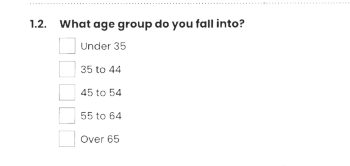
#> input picture runtime_assistants/design_assistant/grid_assistant/samples/Single column grid.png, 350 x 166 px
$ python -i rectangle_detector.py   (imports and definitions only)
#> lines starting #> are read from the running program, lines starting #| are printed output that depends on the picture; after the words box and inside, x2 and y2 are one past the last pixel; in counts of white or black regions, pixels touching at a corner belong together
#> further down, picture is the input picture: shape (166, 350, 3); min 44, max 255, mean 251.2
import cv2
import numpy as np
import logging

logger = logging.getLogger(__name__)


def detect_rectangles(image_cv, min_area=500, max_area=50000, epsilon_factor=0.02):
    """
    Detect rectangles in an image using contour detection.

    Args:
        image_cv: OpenCV image (BGR format)
        min_area: Minimum contour area to consider
        max_area: Maximum contour area to consider
        epsilon_factor: Approximation accuracy factor for contour simplification

    Returns:
        List of rectangles as tuples (x, y, width, height)
    """
    rectangles = []

    # Convert to grayscale
    gray = cv2.cvtColor(image_cv, cv2.COLOR_BGR2GRAY)

    # Apply Gaussian blur to reduce noise
    blurred = cv2.GaussianBlur(gray, (5, 5), 0)

    # Apply adaptive thresholding
    thresh = cv2.adaptiveThreshold(
        blurred, 255, cv2.ADAPTIVE_THRESH_GAUSSIAN_C,
        cv2.THRESH_BINARY_INV, 11, 2
    )

    # Apply morphological operations to clean up
    kernel = cv2.getStructuringElement(cv2.MORPH_RECT, (3, 3))
    morph = cv2.morphologyEx(thresh, cv2.MORPH_CLOSE, kernel)

    # Find contours
    contours, hierarchy = cv2.findContours(
        morph, cv2.RETR_TREE, cv2.CHAIN_APPROX_SIMPLE
    )

    logger.info(f"Found {len(contours)} contours")

    # Process each contour
    for i, contour in enumerate(contours):
        # Calculate area
        area = cv2.contourArea(contour)

        # Filter by area
        if area < min_area or area > max_area:
            continue

        # Approximate the contour to a polygon
        perimeter = cv2.arcLength(contour, True)
        approx = cv2.approxPolyDP(contour, epsilon_factor * perimeter, True)

        # Check if the polygon has 4 vertices (rectangle)
        if len(approx) == 4:
            # Get bounding rectangle
            x, y, w, h = cv2.boundingRect(approx)

            # Additional filtering: aspect ratio check
            aspect_ratio = float(w) / h if h > 0 else 0
            if 0.1 < aspect_ratio < 10:  # Reasonable aspect ratio
                rectangles.append((x, y, w, h))
                logger.debug(f"Detected rectangle: ({x}, {y}, {w}, {h}), area={area}")

    logger.info(f"Detected {len(rectangles)} rectangles")
    return rectangles


def detect_rectangles_multi_method(image_cv, min_area=500, max_area=50000):
    """
    Detect rectangles using multiple methods and combine results.

    Args:
        image_cv: OpenCV image (BGR format)
        min_area: Minimum contour area to consider
        max_area: Maximum contour area to consider

    Returns:
        List of rectangles as tuples (x, y, width, height)
    """
#> called with min_area = 500, max_area = 50000
    all_rectangles = []

    # Method 1: Standard edge detection with Canny
    gray = cv2.cvtColor(image_cv, cv2.COLOR_BGR2GRAY)
    blurred = cv2.GaussianBlur(gray, (5, 5), 0)
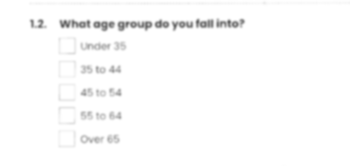
#> blurred: shape (166, 350); min 100, max 255, mean 251.2
    edges = cv2.Canny(blurred, 50, 150)
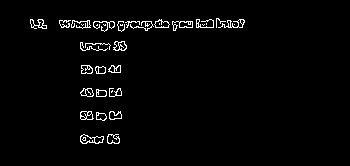
#> edges: shape (166, 350); 2.4% white in thin lines or dots, all inside (x1, y1, x2, y2) = (30, 18, 245, 144)

    # Dilate edges to connect nearby contours
    kernel = cv2.getStructuringElement(cv2.MORPH_RECT, (3, 3))
    dilated = cv2.dilate(edges, kernel, iterations=2)
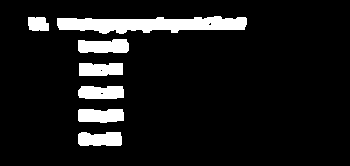
#> dilated: shape (166, 350); 9.4% white; 7 white regions

    contours, _ = cv2.findContours(dilated, cv2.RETR_TREE, cv2.CHAIN_APPROX_SIMPLE)
#> contours = 10 contours, 3 with area under 20; largest, box (x1, y1, x2, y2) and area: (57, 16, 247, 34) 2136, (78, 39, 129, 53) 566, (78, 109, 124, 123) 517, (78, 132, 122, 146) 502, (78, 86, 124, 99) 496, (79, 63, 123, 76) 478, (28, 17, 49, 31) 233

    for contour in contours:
        area = cv2.contourArea(contour)
        if area < min_area or area > max_area:
            continue

        perimeter = cv2.arcLength(contour, True)
        approx = cv2.approxPolyDP(contour, 0.02 * perimeter, True)

        if len(approx) == 4:
            x, y, w, h = cv2.boundingRect(approx)
            aspect_ratio = float(w) / h if h > 0 else 0
            if 0.1 < aspect_ratio < 10:
                all_rectangles.append((x, y, w, h))
#> this loop made 10 passes
#> (area, perimeter, approx, x, y, w, h, aspect_ratio) on passes 1 to 2: (502.5, 113.2, [[78, 134], [80, 145], [121, 144], [120, 132]], 78, 132, 44, 14, 3.14), (517, 114.1, [[78, 110], [79, 121], [123, 120], [122, 109]], 78, 109, 46, 13, 3.54)
#> area on passes 3, 5, 8: 496, 478, 233
#> after the loop, all_rectangles = [(78, 132, 44, 14), (78, 109, 46, 13)]

    # Method 2: Adaptive thresholding (from detect_rectangles)
    all_rectangles.extend(detect_rectangles(image_cv, min_area, max_area))
#> in detect_rectangles, `thresh = cv2.adaptiveThreshold( blurred, 255, cv2.ADAPTIVE_THRESH_GAUS..`:
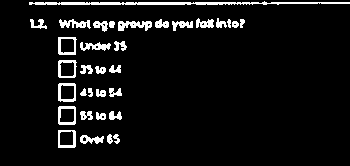
#> thresh: shape (166, 350); 6.5% white; 33 white regions, largest, box (x1, y1, x2, y2) and area: (29, 1, 350, 5) 804, (118, 21, 152, 31) 211, (59, 19, 91, 29) 175
#> in detect_rectangles, `morph = cv2.morphologyEx(thresh, cv2.MORPH_CLOSE, kernel)`:
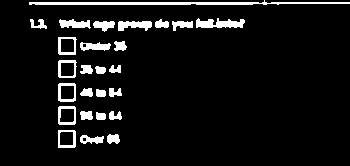
#> morph: shape (166, 350); 7.2% white; 26 white regions
#> in detect_rectangles, `contours, hierarchy = cv2.findContours( morph, cv2.RETR_TREE, cv2.CHAI..`: contours = 33 contours, 2 with area under 20; largest, box (x1, y1, x2, y2) and area: (29, 0, 350, 5) 536, (58, 106, 76, 125) 304, (58, 83, 76, 102) 302, (58, 60, 77, 78) 290, (58, 37, 77, 55) 290
#> the loop in detect_rectangles, `for i, contour in enumerate(contours):` made 33 passes
#> area on passes 1, 3, 4, 5, 6, 7, 8, 9, 10, 11, 12, 13: 120, 85, 288, 192.5, 54, 61, 80, 304, 197, 55, 62, 69
#> (area, perimeter, approx) on pass 33: (535.5, 651.2, [[349, 2], [29, 4]])
#> after the loop in detect_rectangles, `for i, contour in enumerate(contours):`: rectangles = []

    # Remove duplicates (rectangles that are very close to each other)
    unique_rectangles = remove_duplicate_rectangles(all_rectangles)

    logger.info(f"Detected {len(unique_rectangles)} unique rectangles after deduplication")
    return unique_rectangles


def remove_duplicate_rectangles(rectangles, overlap_threshold=0.7):
    """
    Remove duplicate rectangles based on overlap.

    Args:
        rectangles: List of rectangles as (x, y, width, height)
        overlap_threshold: IoU threshold for considering rectangles as duplicates

    Returns:
        List of unique rectangles
    """
#> called with overlap_threshold = 0.7
    if not rectangles:
        return []

    # Sort by area (largest first)
    sorted_rects = sorted(rectangles, key=lambda r: r[2] * r[3], reverse=True)
#> sorted_rects = [(78, 132, 44, 14), (78, 109, 46, 13)]
    unique = []

    for rect in sorted_rects:
        is_duplicate = False
        for unique_rect in unique:
            if calculate_iou(rect, unique_rect) > overlap_threshold:
                is_duplicate = True
                break

        if not is_duplicate:
            unique.append(rect)
#> this loop made 2 passes
#> after the loop, unique = [(78, 132, 44, 14), (78, 109, 46, 13)]

    return unique


def calculate_iou(rect1, rect2):
    """
    Calculate Intersection over Union (IoU) between two rectangles.

    Args:
        rect1: Tuple (x, y, width, height)
        rect2: Tuple (x, y, width, height)

    Returns:
        IoU value (0 to 1)
    """
    x1, y1, w1, h1 = rect1
    x2, y2, w2, h2 = rect2

    # Calculate intersection
    x_left = max(x1, x2)
    y_top = max(y1, y2)
    x_right = min(x1 + w1, x2 + w2)
    y_bottom = min(y1 + h1, y2 + h2)

    if x_right < x_left or y_bottom < y_top:
        return 0.0

    intersection_area = (x_right - x_left) * (y_bottom - y_top)

    # Calculate union
    rect1_area = w1 * h1
    rect2_area = w2 * h2
    union_area = rect1_area + rect2_area - intersection_area

    if union_area == 0:
        return 0.0

    return intersection_area / union_area

>>> import cv2
>>> picture = cv2.imread('runtime_assistants/design_assistant/grid_assistant/samples/Single column grid.png')
>>> result = detect_rectangles_multi_method(picture)
#> result = [(78, 132, 44, 14), (78, 109, 46, 13)]

$ run again, on runtime_assistants/design_assistant/grid_assistant/samples/Three-column grid.png
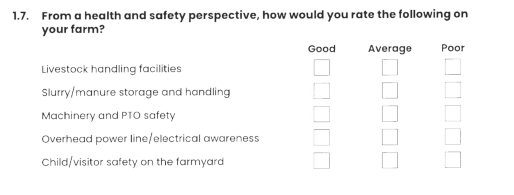
#> input picture runtime_assistants/design_assistant/grid_assistant/samples/Three-column grid.png, 514 x 195 px
#> picture is the input picture: shape (195, 514, 3); min 45, max 255, mean 248.1
#> in detect_rectangles_multi_method, `edges = cv2.Canny(blurred, 50, 150)`:
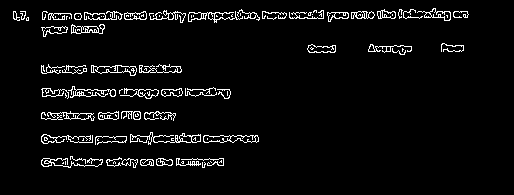
#> edges: shape (195, 514); 4.7% white in thin lines or dots, all inside (x1, y1, x2, y2) = (13, 8, 469, 168)
#> dilated: shape (195, 514); 18.1% white; 10 white regions
#> in detect_rectangles_multi_method, `contours, _ = cv2.findContours(dilated, cv2.RETR_TREE, cv2.CHAIN_APPRO..`: contours = 17 contours, 6 with area under 20; largest, box (x1, y1, x2, y2) and area: (39, 6, 471, 39) 5578, (39, 130, 261, 147) 2388, (39, 84, 233, 101) 2144, (39, 154, 226, 170) 2036, (39, 62, 184, 78) 1574
#> the loop in detect_rectangles_multi_method, `for contour in contours:` made 17 passes
#> (area, perimeter, approx, y, w, h, aspect_ratio) on passes 1, 3, 4, 5, 9: (2035.5, 423.3, [[39, 158], [41, 168], [225, 167], [225, 156]], 156, 187, 13, 14.38), (2387.5, 493.8, [[39, 134], [41, 145], [260, 143], [259, 133]], 133, 222, 13, 17.08), (1491.5, 310.7, [[39, 111], [43, 121], [177, 117], [160, 109]], 109, 139, 13, 10.69), (2143.5, 437.4, [[39, 87], [40, 98], [232, 96], [215, 85]], 85, 194, 14, 13.86), (1574, 331.7, [[39, 63], [40, 75], [183, 73], [171, 62]], 62, 145, 14, 10.36)
#> after the loop in detect_rectangles_multi_method, `for contour in contours:`: all_rectangles = []
#> thresh: shape (195, 514); 9.8% white; 78 white regions (1 under 20 px), largest, box (x1, y1, x2, y2) and area: (403, 8, 451, 21) 288, (41, 155, 92, 168) 282, (41, 111, 96, 122) 276
#> in detect_rectangles, `morph = cv2.morphologyEx(thresh, cv2.MORPH_CLOSE, kernel)`:
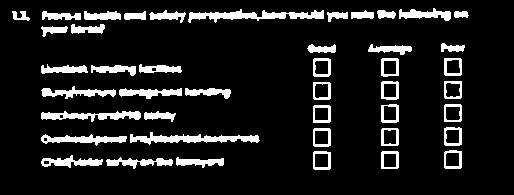
#> morph: shape (195, 514); 11.2% white; 44 white regions
#> in detect_rectangles, `contours, hierarchy = cv2.findContours( morph, cv2.RETR_TREE, cv2.CHAI..`: contours = 63 contours, 3 with area under 20; largest, box (x1, y1, x2, y2) and area: (188, 9, 324, 23) 687, (130, 132, 260, 145) 629, (41, 111, 141, 122) 483, (41, 134, 127, 146) 422, (41, 86, 116, 99) 348
#> the loop in detect_rectangles, `for i, contour in enumerate(contours):` made 63 passes
#> (area, perimeter, x, y, w, h, aspect_ratio) on pass 62: (687, 353.5, 188, 10, 136, 12, 11.33)
#> after the loop in detect_rectangles, `for i, contour in enumerate(contours):`: rectangles = []

$ run again, on runtime_assistants/design_assistant/grid_assistant/samples/framed three column grid.png
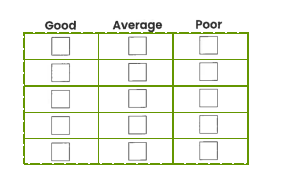
#> input picture runtime_assistants/design_assistant/grid_assistant/samples/framed three column grid.png, 285 x 188 px
#> picture is the input picture: shape (188, 285, 3); mean B, G, R 237.3, 245.2, 242.6
#> in detect_rectangles_multi_method, `edges = cv2.Canny(blurred, 50, 150)`:
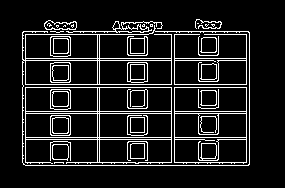
#> edges: shape (188, 285); 11.2% white in thin lines or dots, all inside (x1, y1, x2, y2) = (22, 19, 250, 166)
#> dilated: shape (188, 285); 37.5% white; 1 white region
#> in detect_rectangles_multi_method, `contours, _ = cv2.findContours(dilated, cv2.RETR_TREE, cv2.CHAIN_APPRO..`: contours = 46 contours; largest, box (x1, y1, x2, y2) and area: (20, 17, 252, 168) 33032, (220, 115, 245, 136) 478, (101, 115, 126, 136) 478, (220, 89, 245, 110) 478, (101, 89, 126, 110) 478
#> the loop in detect_rectangles_multi_method, `for contour in contours:` made 46 passes
#> (area, perimeter, approx, x, y, w, h, aspect_ratio) on pass 1: (33032.5, 794.7, [[251, 30], [21, 29], [21, 166], [250, 167]], 21, 29, 231, 139, 1.66)
#> after the loop in detect_rectangles_multi_method, `for contour in contours:`: all_rectangles = [(21, 29, 231, 139)]
#> thresh: shape (188, 285); 16.7% white; 18 white regions (1 under 20 px), largest, box (x1, y1, x2, y2) and area: (22, 22, 250, 166) 6282, (127, 62, 148, 82) 192, (44, 20, 77, 30) 191
#> in detect_rectangles, `morph = cv2.morphologyEx(thresh, cv2.MORPH_CLOSE, kernel)`:
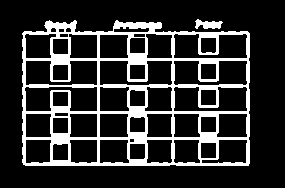
#> morph: shape (188, 285); 18.5% white; 2 white regions
#> in detect_rectangles, `contours, hierarchy = cv2.findContours( morph, cv2.RETR_TREE, cv2.CHAI..`: contours = 49 contours, 1 with area under 20; largest, box (x1, y1, x2, y2) and area: (22, 20, 250, 166) 30926, (173, 86, 248, 112) 1359, (173, 60, 248, 86) 1353, (173, 33, 248, 59) 1353, (99, 60, 173, 86) 1348
#> the loop in detect_rectangles, `for i, contour in enumerate(contours):` made 49 passes
#> (area, perimeter, approx, x, y, w, h, aspect_ratio) on passes 1, 6, 7, 8, 9: (30926.5, 808.5, [[22, 33], [23, 164], [248, 165], [247, 31]], 22, 31, 227, 135, 1.68), (579, 101.8, [[173, 140], [198, 139], [200, 162], [175, 163]], 173, 139, 28, 25, 1.12), (575.5, 100.4, [[146, 140], [171, 139], [172, 161], [147, 163]], 146, 139, 27, 25, 1.08), (665.5, 107.6, [[99, 140], [127, 139], [129, 162], [100, 163]], 99, 139, 31, 25, 1.24), (630.5, 100.7, [[69, 140], [96, 139], [97, 161], [71, 162]], 69, 139, 29, 24, 1.21)
#> after the loop in detect_rectangles, `for i, contour in enumerate(contours):`: rectangles = 17 items, first 6: (22, 31, 227, 135), (173, 139, 28, 25), (146, 139, 27, 25), (99, 139, 31, 25), (69, 139, 29, 24), (25, 139, 26, 25)
#> sorted_rects = 18 items, first 6: (21, 29, 231, 139), (22, 31, 227, 135), (99, 86, 31, 26), (99, 139, 31, 25), (217, 113, 31, 25), (99, 113, 30, 25)
#> the loop in remove_duplicate_rectangles, `for rect in sorted_rects:` made 18 passes
#> rect on passes 1, 11, 12, 13, 14, 15, 16, 17: (21, 29, 231, 139), (173, 139, 28, 25), (173, 113, 28, 25), (145, 34, 28, 25), (69, 139, 29, 24), (146, 139, 27, 25), (146, 113, 27, 25), (25, 113, 27, 25)
